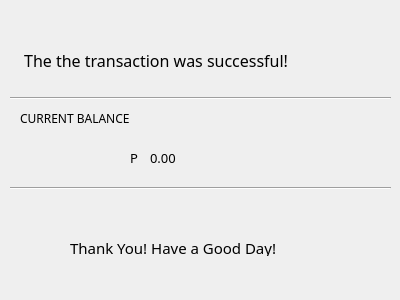
<?xml version="1.0" encoding="UTF-8"?>
<ui version="4.0">
 <class>withdrawSuccess</class>
 <widget class="QWidget" name="withdrawSuccess">
  <property name="geometry">
   <rect>
    <x>0</x>
    <y>0</y>
    <width>400</width>
    <height>300</height>
   </rect>
  </property>
  <property name="windowTitle">
   <string>Form</string>
  </property>
  <widget class="QLabel" name="label">
   <property name="geometry">
    <rect>
     <x>20</x>
     <y>50</y>
     <width>351</width>
     <height>20</height>
    </rect>
   </property>
   <property name="font">
    <font>
     <family>Century Gothic</family>
     <pointsize>12</pointsize>
    </font>
   </property>
   <property name="text">
    <string> The the transaction was successful!</string>
   </property>
  </widget>
  <widget class="QLabel" name="label_2">
   <property name="geometry">
    <rect>
     <x>20</x>
     <y>110</y>
     <width>181</width>
     <height>16</height>
    </rect>
   </property>
   <property name="font">
    <font>
     <family>Eras Bold ITC</family>
    </font>
   </property>
   <property name="text">
    <string>CURRENT BALANCE</string>
   </property>
  </widget>
  <widget class="QLabel" name="label_3">
   <property name="geometry">
    <rect>
     <x>130</x>
     <y>150</y>
     <width>16</width>
     <height>16</height>
    </rect>
   </property>
   <property name="font">
    <font>
     <family>Franklin Gothic Demi</family>
     <pointsize>10</pointsize>
    </font>
   </property>
   <property name="text">
    <string>P</string>
   </property>
  </widget>
  <widget class="QLabel" name="label_4">
   <property name="geometry">
    <rect>
     <x>150</x>
     <y>150</y>
     <width>161</width>
     <height>16</height>
    </rect>
   </property>
   <property name="font">
    <font>
     <family>Franklin Gothic Demi</family>
     <pointsize>10</pointsize>
    </font>
   </property>
   <property name="text">
    <string>0.00</string>
   </property>
  </widget>
  <widget class="QLabel" name="label_5">
   <property name="geometry">
    <rect>
     <x>70</x>
     <y>240</y>
     <width>301</width>
     <height>16</height>
    </rect>
   </property>
   <property name="font">
    <font>
     <family>Franklin Gothic Demi</family>
     <pointsize>11</pointsize>
    </font>
   </property>
   <property name="text">
    <string>Thank You! Have a Good Day!</string>
   </property>
  </widget>
  <widget class="Line" name="line">
   <property name="geometry">
    <rect>
     <x>10</x>
     <y>180</y>
     <width>381</width>
     <height>16</height>
    </rect>
   </property>
   <property name="orientation">
    <enum>Qt::Horizontal</enum>
   </property>
  </widget>
  <widget class="Line" name="line_2">
   <property name="geometry">
    <rect>
     <x>10</x>
     <y>90</y>
     <width>381</width>
     <height>16</height>
    </rect>
   </property>
   <property name="orientation">
    <enum>Qt::Horizontal</enum>
   </property>
  </widget>
 </widget>
 <resources/>
 <connections/>
</ui>
